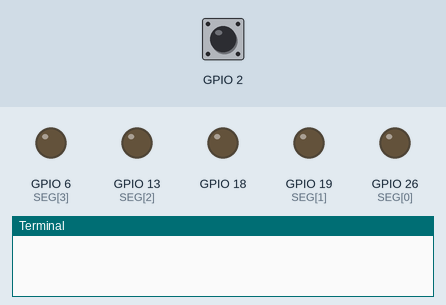
This program was run on a simulated Raspberry Pi (BCM pin numbers). On the bench: output pins drawn as LEDs (lit = HIGH), the last lines printed to the terminal. The inputs (shaded band) are chosen by the test bench; at power-on: GPIO 2 HIGH. No MQTT or app messages arrive unless stated.

Above: at 1.2 s.
1.3 s: GPIO 2 pulled LOW for 0.15 s
At 2.0 s:
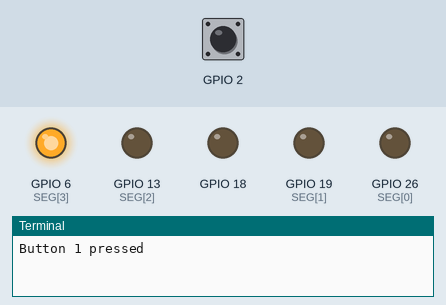
2.9 s: GPIO 2 pulled LOW for 1 s
At 4.5 s:
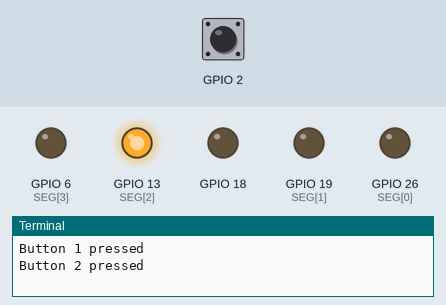
5.4 s: GPIO 2 pulled LOW for 0.15 s
At 6.3 s:
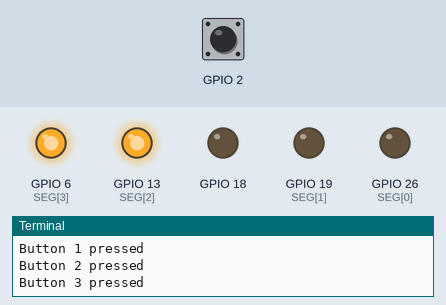
7.0 s: GPIO 2 pulled LOW for 3.2 s
At 10.5 s:
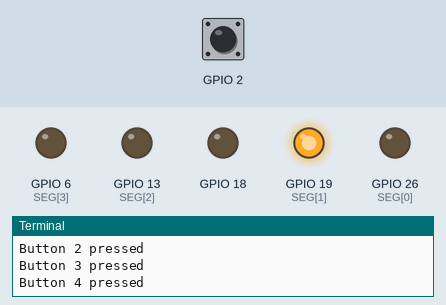
11.7 s: GPIO 2 pulled LOW for 0.15 s
At 12.3 s:
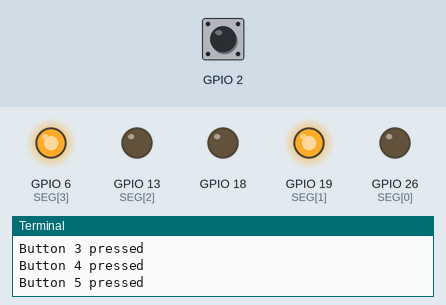
13.3 s: GPIO 2 pulled LOW for 1 s
At 14.8 s:
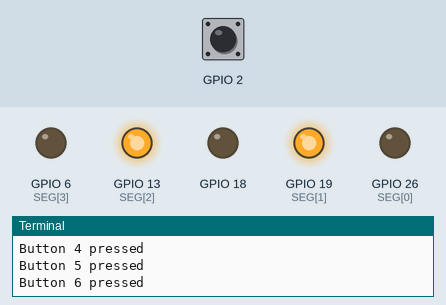
Timing chart, 0 to 16.3 s (numbered marks = the images above; inputs shaded):
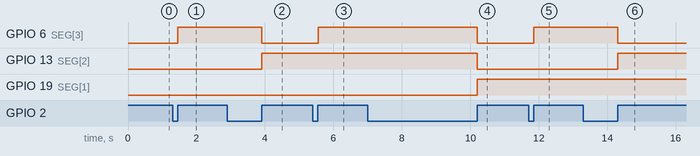

Measured:
- after the input at 1.3 s, GPIO 6 (SEG[3]): LOW → HIGH after 0.15 s
- after the input at 2.9 s, GPIO 6 (SEG[3]): HIGH → LOW after 1.0 s; GPIO 13 (SEG[2]): LOW → HIGH after 1.0 s
- after the input at 5.4 s, GPIO 6 (SEG[3]): LOW → HIGH after 0.15 s
- after the input at 7.0 s, GPIO 6 (SEG[3]), GPIO 13 (SEG[2]): HIGH → LOW after 3.2 s; GPIO 19 (SEG[1]): LOW → HIGH after 3.2 s
- after the input at 11.7 s, GPIO 6 (SEG[3]): LOW → HIGH after 0.15 s
- after the input at 13.3 s, GPIO 6 (SEG[3]): HIGH → LOW after 1.0 s; GPIO 13 (SEG[2]): LOW → HIGH after 1.0 s

The program:

rpi_pulse_count.py
```python
#펄스 카운트 프로그램(라즈베리 파이)

import paho.mqtt.publish as publish
import RPi.GPIO as GPIO
import time

broker = "test.mosquitto.org"

#에지 변화가 감지되면 호출되는 콜백
def mycallback(channel):
    global count, flag, SEG, topics

    count += 1
    if count == 10:
        flag = 0 #감지 중지
        GPIO.output(18, 1) #LED ON
        return

    print('Button {} pressed'.format(count))

    #7-segment에 표시하기 위해 4자리 2진수로 변환
    LEDbit = bin(count).split('b')[1].zfill(4)
    #7-segment에 펄스 수 표시
    for i in range(4):
        GPIO.output(SEG[i], int(LEDbit[i]))

    publish.single(topics[0], str(count),
                   hostname=broker)

SEG = [26,19,13,6] #A4, A3, A2, A1 for 7-segment
GPIO.setmode(GPIO.BCM)
GPIO.setwarnings(False)
GPIO.setup(2, GPIO.IN) #펄스 입력 핀
GPIO.setup(18, GPIO.OUT) #LED를 출력모드로 설정
GPIO.output(18, 0) #LED OFF

for i in SEG: #7-segment 연결 핀 초기화
    GPIO.setup(i, GPIO.OUT)
    GPIO.output(i, 0) #처음에는 OFF

count = 0 #펄스 수
flag = 1 #flag = 0이 되면 감지를 중지한다
topics = ['control/pulse', 'control/state']
publish.single(topics[0], "0", hostname=broker)
publish.single(topics[1], "Running", hostname=broker)

#2번 핀에서 상승 모서리 감지
GPIO.add_event_detect(2, GPIO.RISING, callback=mycallback)

while flag == 1: #신호 감지 계속
    continue

GPIO.remove_event_detect(2) #감지 해제
print('The END')
```
